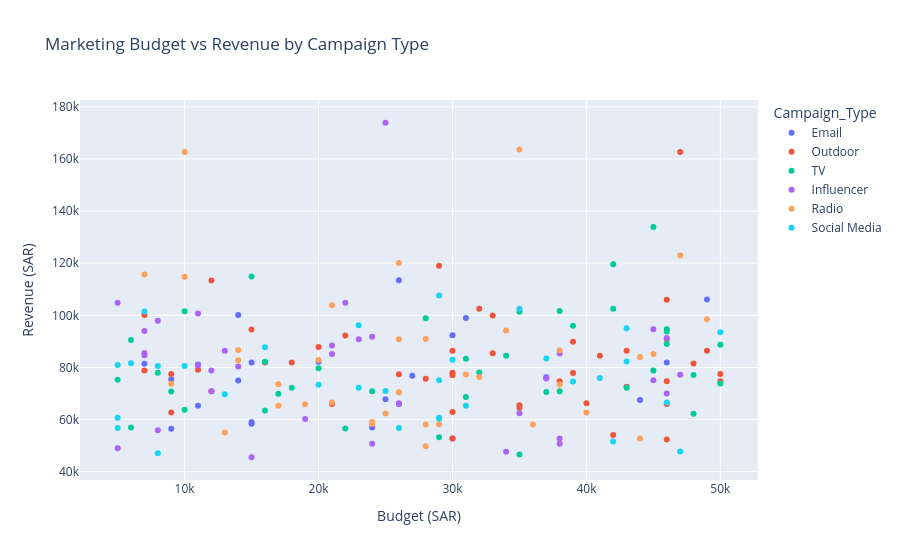

Notebook source saved alongside this figure:
### Code cell
# الخطوة 8: Scatter Plot - الميزانية مقابل الإيراد
fig3 = px.scatter(
    merged_with_region,
    x='Budget_SAR',
    y='Monthly_Revenue',
    color='Campaign_Type',
    hover_data=['Store_ID', 'Region', 'Month'],
    title='Marketing Budget vs Revenue by Campaign Type',
    labels={
        'Budget_SAR': 'Budget (SAR)',
        'Monthly_Revenue': 'Revenue (SAR)'
    }
)
fig3.show()

### Figure 1 — Plotly figure (JSON) as saved in the notebook; plotly's stock layout.template omitted (floating-point values rounded to 4 significant figures; data arrays with more than 128 entries replaced by an {"elided": "..."} marker saying what was removed)
{"data": [{"customdata": [["STORE_001", "Central", "2023-03"], ["STORE_002", "Eastern", "2023-03"], ["STORE_005", "Central", "2023-01"], ["STORE_005", "Central", "2023-06"], ["STORE_008", "Western", "2024-02"], ["STORE_011", "Western", "2024-04"], ["STORE_013", "Central", "2024-06"], ["STORE_017", "Southern", "2024-02"], ["STORE_018", "Central", "2023-04"], ["STORE_020", "Northern", "2024-04"], ["STORE_023", "Eastern", "2023-03"], ["STORE_023", "Eastern", "2023-09"], ["STORE_024", "Central", "2023-07"], ["STORE_027", "Western", "2023-02"], ["STORE_028", "Western", "2024-01"], ["STORE_029", "Central", "2023-06"], ["STORE_029", "Central", "2023-11"], ["STORE_030", "Southern", "2023-01"], ["STORE_032", "Northern", "2024-03"], ["STORE_033", "Central", "2023-04"], ["STORE_039", "Eastern", "2024-04"], ["STORE_043", "Eastern", "2023-05"]], "hovertemplate": "Campaign_Type=Email<br>Budget (SAR)=%{x}<br>Revenue (SAR)=%{y}<br>Store_ID=%{customdata[0]}<br>Region=%{customdata[1]}<br>Month=%{customdata[2]}<extra></extra>", "legendgroup": "Email", "marker": {"color": "#636efa", "symbol": "circle"}, "mode": "markers", "name": "Email", "orientation": "v", "showlegend": true, "type": "scatter", "x": [20000, 11000, 25000, 27000, 37000, 9000, 46000, 9000, 44000, 15000, 15000, 31000, 30000, 11000, 7000, 30000, 49000, 15000, 24000, 14000, 14000, 26000], "xaxis": "x", "y": [82210.0, 81090.0, 67800.0, 76800.0, 76210.0, 56480.0, 81930.0, 75400.0, 67510.0, 58410.0, 59070.0, 98940.0, 92370.0, 65270.0, 81380.0, 52710.0, 106100.0, 81850.0, 56940.0, 75030.0, 100100.0, 113500.0], "yaxis": "y"}, {"customdata": {"elided": "44x3 str values"}, "hovertemplate": "Campaign_Type=Outdoor<br>Budget (SAR)=%{x}<br>Revenue (SAR)=%{y}<br>Store_ID=%{customdata[0]}<br>Region=%{customdata[1]}<br>Month=%{customdata[2]}<extra></extra>", "legendgroup": "Outdoor", "marker": {"color": "#EF553B", "symbol": "circle"}, "mode": "markers", "name": "Outdoor", "orientation": "v", "showlegend": true, "type": "scatter", "x": [49000, 30000, 40000, 33000, 12000, 15000, 29000, 35000, 7000, 46000, 46000, 50000, 38000, 30000, 11000, 39000, 46000, 30000, 9000, 46000, 26000, 43000, 12000, 46000, 33000, 43000, 39000, 28000, 30000, 18000, 16000, 22000, 48000, 35000, 41000, 20000, 7000, 21000, 30000, 42000, 50000, 32000, 9000, 47000], "xaxis": "x", "y": [86400.0, 62900.0, 66290.0, 99960.0, 113400.0, 94550.0, 119000.0, 65500.0, 78810.0, 90830.0, 74740.0, 74730.0, 74730.0, 77050.0, 79120.0, 89840.0, 52310.0, 86380.0, 77460.0, 106000.0, 77390.0, 86400.0, 70880.0, 65950.0, 85430.0, 72610.0, 77860.0, 75710.0, 52710.0, 81850.0, 81930.0, 92290.0, 81470.0, 64510.0, 84510.0, 87820.0, 100100.0, 66000.0, 78010.0, 54070.0, 77500.0, 102600.0, 62750.0, 162600.0], "yaxis": "y"}, {"customdata": [["STORE_001", "Central", "2023-10"], ["STORE_002", "Eastern", "2023-05"], ["STORE_003", "Northern", "2024-01"], ["STORE_004", "Central", "2024-02"], ["STORE_005", "Central", "2024-01"], ["STORE_006", "Western", "2024-06"], ["STORE_007", "Western", "2023-02"], ["STORE_007", "Western", "2023-04"], ["STORE_010", "Northern", "2024-04"], ["STORE_011", "Western", "2023-04"], ["STORE_014", "Eastern", "2023-07"], ["STORE_015", "Eastern", "2023-06"], ["STORE_015", "Eastern", "2023-08"], ["STORE_015", "Eastern", "2023-11"], ["STORE_018", "Central", "2024-01"], ["STORE_019", "Northern", "2023-12"], ["STORE_021", "Northern", "2024-02"], ["STORE_023", "Eastern", "2023-11"], ["STORE_025", "Western", "2023-12"], ["STORE_027", "Western", "2023-06"], ["STORE_027", "Western", "2023-07"], ["STORE_029", "Central", "2023-02"], ["STORE_029", "Central", "2023-03"], ["STORE_029", "Central", "2024-01"], ["STORE_031", "Southern", "2023-01"], ["STORE_031", "Southern", "2024-05"], ["STORE_032", "Northern", "2023-08"], ["STORE_032", "Northern", "2024-03"], ["STORE_032", "Northern", "2024-06"], ["STORE_034", "Western", "2023-10"], ["STORE_035", "Northern", "2023-07"], ["STORE_036", "Southern", "2023-08"], ["STORE_037", "Southern", "2023-07"], ["STORE_037", "Southern", "2024-05"], ["STORE_038", "Southern", "2024-04"], ["STORE_039", "Eastern", "2023-12"], ["STORE_040", "Eastern", "2023-07"], ["STORE_041", "Eastern", "2023-01"], ["STORE_041", "Eastern", "2023-09"], ["STORE_043", "Eastern", "2024-01"]], "hovertemplate": "Campaign_Type=TV<br>Budget (SAR)=%{x}<br>Revenue (SAR)=%{y}<br>Store_ID=%{customdata[0]}<br>Region=%{customdata[1]}<br>Month=%{customdata[2]}<extra></extra>", "legendgroup": "TV", "marker": {"color": "#00cc96", "symbol": "circle"}, "mode": "markers", "name": "TV", "orientation": "v", "showlegend": true, "type": "scatter", "x": [38000, 35000, 8000, 10000, 39000, 45000, 50000, 45000, 46000, 10000, 17000, 6000, 31000, 9000, 35000, 16000, 32000, 26000, 28000, 20000, 5000, 22000, 31000, 46000, 42000, 24000, 50000, 6000, 48000, 16000, 46000, 15000, 34000, 37000, 48000, 43000, 38000, 18000, 29000, 42000], "xaxis": "x", "y": [101700.0, 101400.0, 77930.0, 101500.0, 95970.0, 133900.0, 88750.0, 78810.0, 89000.0, 63800.0, 69900.0, 90490.0, 83300.0, 70790.0, 46640.0, 82140.0, 78100.0, 66000.0, 98890.0, 79660.0, 75300.0, 56600.0, 68670.0, 94680.0, 119600.0, 70870.0, 73860.0, 56940.0, 77110.0, 63470.0, 93770.0, 114900.0, 84510.0, 70630.0, 62200.0, 72170.0, 70900.0, 72180.0, 53200.0, 102600.0], "yaxis": "y"}, {"customdata": [["STORE_002", "Eastern", "2023-01"], ["STORE_002", "Eastern", "2023-08"], ["STORE_004", "Central", "2024-01"], ["STORE_005", "Central", "2024-03"], ["STORE_005", "Central", "2024-06"], ["STORE_007", "Western", "2023-04"], ["STORE_007", "Western", "2023-05"], ["STORE_008", "Western", "2023-06"], ["STORE_008", "Western", "2024-05"], ["STORE_009", "Western", "2024-01"], ["STORE_013", "Central", "2023-07"], ["STORE_014", "Eastern", "2023-12"], ["STORE_016", "Northern", "2023-07"], ["STORE_016", "Northern", "2023-12"], ["STORE_018", "Central", "2023-01"], ["STORE_018", "Central", "2024-05"], ["STORE_019", "Northern", "2023-11"], ["STORE_022", "Northern", "2024-04"], ["STORE_023", "Eastern", "2024-03"], ["STORE_024", "Central", "2023-01"], ["STORE_024", "Central", "2024-06"], ["STORE_027", "Western", "2024-03"], ["STORE_027", "Western", "2024-03"], ["STORE_027", "Western", "2024-05"], ["STORE_028", "Western", "2024-05"], ["STORE_029", "Central", "2023-06"], ["STORE_033", "Central", "2023-01"], ["STORE_033", "Central", "2023-07"], ["STORE_036", "Southern", "2024-06"], ["STORE_038", "Southern", "2023-09"], ["STORE_040", "Eastern", "2024-01"], ["STORE_042", "Central", "2024-05"], ["STORE_043", "Eastern", "2023-12"], ["STORE_045", "Southern", "2023-03"], ["STORE_045", "Southern", "2023-09"]], "hovertemplate": "Campaign_Type=Influencer<br>Budget (SAR)=%{x}<br>Revenue (SAR)=%{y}<br>Store_ID=%{customdata[0]}<br>Region=%{customdata[1]}<br>Month=%{customdata[2]}<extra></extra>", "legendgroup": "Influencer", "marker": {"color": "#ab63fa", "symbol": "circle"}, "mode": "markers", "name": "Influencer", "orientation": "v", "showlegend": true, "type": "scatter", "x": [26000, 7000, 5000, 38000, 21000, 12000, 24000, 45000, 23000, 24000, 14000, 19000, 13000, 11000, 8000, 35000, 12000, 7000, 7000, 11000, 26000, 22000, 5000, 21000, 45000, 38000, 46000, 46000, 15000, 8000, 34000, 38000, 37000, 25000, 47000], "xaxis": "x", "y": [66290.0, 84690.0, 49040.0, 85320.0, 85160.0, 78810.0, 91810.0, 75110.0, 90830.0, 50770.0, 80360.0, 60240.0, 86420.0, 80740.0, 97870.0, 62410.0, 70880.0, 85520.0, 94020.0, 100700.0, 65990.0, 104800.0, 104800.0, 88450.0, 94670.0, 52710.0, 70050.0, 91260.0, 45550.0, 55900.0, 47680.0, 50700.0, 75730.0, 173900.0, 77190.0], "yaxis": "y"}, {"customdata": [["STORE_002", "Eastern", "2023-07"], ["STORE_004", "Central", "2023-09"], ["STORE_005", "Central", "2023-11"], ["STORE_006", "Western", "2023-06"], ["STORE_008", "Western", "2023-07"], ["STORE_008", "Western", "2024-05"], ["STORE_009", "Western", "2023-03"], ["STORE_009", "Western", "2023-11"], ["STORE_010", "Northern", "2023-05"], ["STORE_010", "Northern", "2023-08"], ["STORE_010", "Northern", "2024-05"], ["STORE_012", "Central", "2023-10"], ["STORE_015", "Eastern", "2023-04"], ["STORE_020", "Northern", "2023-05"], ["STORE_020", "Northern", "2024-02"], ["STORE_021", "Northern", "2023-06"], ["STORE_022", "Northern", "2023-10"], ["STORE_022", "Northern", "2024-01"], ["STORE_024", "Central", "2023-09"], ["STORE_025", "Western", "2023-07"], ["STORE_027", "Western", "2023-02"], ["STORE_027", "Western", "2024-04"], ["STORE_029", "Central", "2023-09"], ["STORE_031", "Southern", "2023-11"], ["STORE_035", "Northern", "2023-08"], ["STORE_036", "Southern", "2023-12"], ["STORE_037", "Southern", "2023-11"], ["STORE_039", "Eastern", "2023-10"], ["STORE_040", "Eastern", "2023-02"], ["STORE_041", "Eastern", "2023-03"], ["STORE_041", "Eastern", "2024-05"], ["STORE_044", "Central", "2023-06"], ["STORE_045", "Southern", "2023-01"], ["STORE_045", "Southern", "2023-08"], ["STORE_045", "Southern", "2023-10"], ["STORE_045", "Southern", "2024-05"]], "hovertemplate": "Campaign_Type=Radio<br>Budget (SAR)=%{x}<br>Revenue (SAR)=%{y}<br>Store_ID=%{customdata[0]}<br>Region=%{customdata[1]}<br>Month=%{customdata[2]}<extra></extra>", "legendgroup": "Radio", "marker": {"color": "#FFA15A", "symbol": "circle"}, "mode": "markers", "name": "Radio", "orientation": "v", "showlegend": true, "type": "scatter", "x": [26000, 34000, 21000, 49000, 13000, 26000, 17000, 28000, 10000, 28000, 28000, 38000, 26000, 21000, 20000, 29000, 35000, 47000, 36000, 14000, 17000, 45000, 14000, 9000, 25000, 7000, 38000, 32000, 24000, 24000, 31000, 40000, 10000, 44000, 44000, 19000], "xaxis": "x", "y": [70460.0, 94180.0, 66540.0, 98480.0, 55020.0, 90830.0, 73580.0, 58080.0, 114800.0, 49800.0, 90910.0, 86460.0, 120000.0, 103900.0, 82890.0, 58240.0, 163600.0, 122900.0, 58150.0, 82770.0, 65270.0, 85190.0, 86740.0, 73790.0, 62370.0, 115700.0, 73480.0, 76290.0, 58300.0, 59110.0, 77250.0, 62750.0, 162600.0, 52780.0, 84000.0, 65850.0], "yaxis": "y"}, {"customdata": [["STORE_007", "Western", "2023-12"], ["STORE_008", "Western", "2023-06"], ["STORE_009", "Western", "2023-08"], ["STORE_010", "Northern", "2023-09"], ["STORE_010", "Northern", "2023-10"], ["STORE_012", "Central", "2024-03"], ["STORE_013", "Central", "2023-02"], ["STORE_013", "Central", "2024-02"], ["STORE_015", "Eastern", "2023-02"], ["STORE_015", "Eastern", "2023-02"], ["STORE_018", "Central", "2023-05"], ["STORE_019", "Northern", "2023-02"], ["STORE_021", "Northern", "2024-05"], ["STORE_022", "Northern", "2024-06"], ["STORE_026", "Northern", "2023-10"], ["STORE_027", "Western", "2023-08"], ["STORE_030", "Southern", "2024-06"], ["STORE_033", "Central", "2023-03"], ["STORE_033", "Central", "2023-08"], ["STORE_033", "Central", "2023-09"], ["STORE_034", "Western", "2023-09"], ["STORE_034", "Western", "2024-01"], ["STORE_035", "Northern", "2024-03"], ["STORE_037", "Southern", "2023-03"], ["STORE_037", "Southern", "2023-04"], ["STORE_037", "Southern", "2023-04"], ["STORE_040", "Eastern", "2024-03"], ["STORE_041", "Eastern", "2023-08"], ["STORE_043", "Eastern", "2024-01"], ["STORE_044", "Central", "2023-12"], ["STORE_044", "Central", "2024-06"]], "hovertemplate": "Campaign_Type=Social Media<br>Budget (SAR)=%{x}<br>Revenue (SAR)=%{y}<br>Store_ID=%{customdata[0]}<br>Region=%{customdata[1]}<br>Month=%{customdata[2]}<extra></extra>", "legendgroup": "Social Media", "marker": {"color": "#19d3f3", "symbol": "circle"}, "mode": "markers", "name": "Social Media", "orientation": "v", "showlegend": true, "type": "scatter", "x": [43000, 29000, 46000, 16000, 31000, 8000, 23000, 23000, 5000, 29000, 8000, 47000, 13000, 42000, 37000, 39000, 5000, 25000, 41000, 10000, 29000, 29000, 7000, 50000, 5000, 26000, 43000, 30000, 35000, 20000, 6000], "xaxis": "x", "y": [82330.0, 75110.0, 66590.0, 87730.0, 65300.0, 47060.0, 72220.0, 96150.0, 60700.0, 60700.0, 80510.0, 47710.0, 69760.0, 51610.0, 83470.0, 74600.0, 80980.0, 70960.0, 75950.0, 80510.0, 60320.0, 107600.0, 101500.0, 93500.0, 56780.0, 56780.0, 95010.0, 82940.0, 102600.0, 73370.0, 81590.0], "yaxis": "y"}], "layout": {"legend": {"title": {"text": "Campaign_Type"}, "tracegroupgap": 0}, "title": {"text": "Marketing Budget vs Revenue by Campaign Type"}, "xaxis": {"anchor": "y", "domain": [0, 1], "title": {"text": "Budget (SAR)"}}, "yaxis": {"anchor": "x", "domain": [0, 1], "title": {"text": "Revenue (SAR)"}}}}
